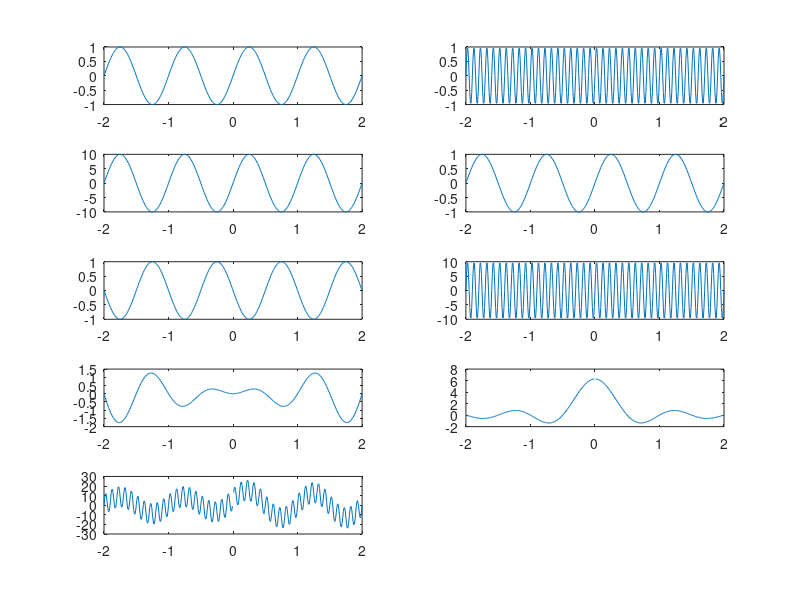
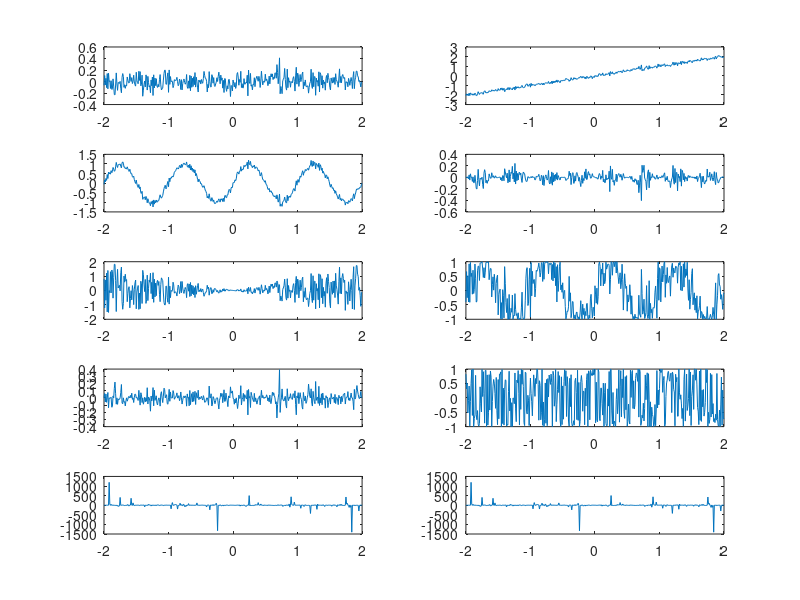
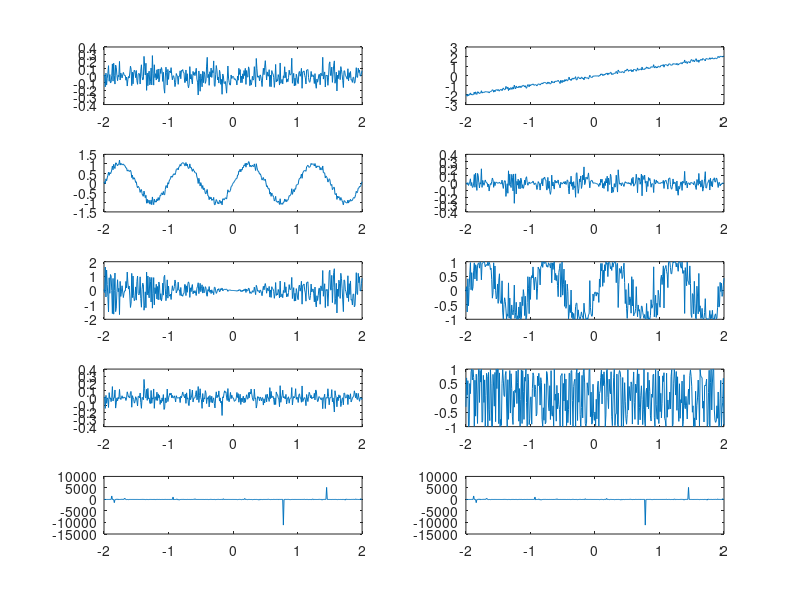
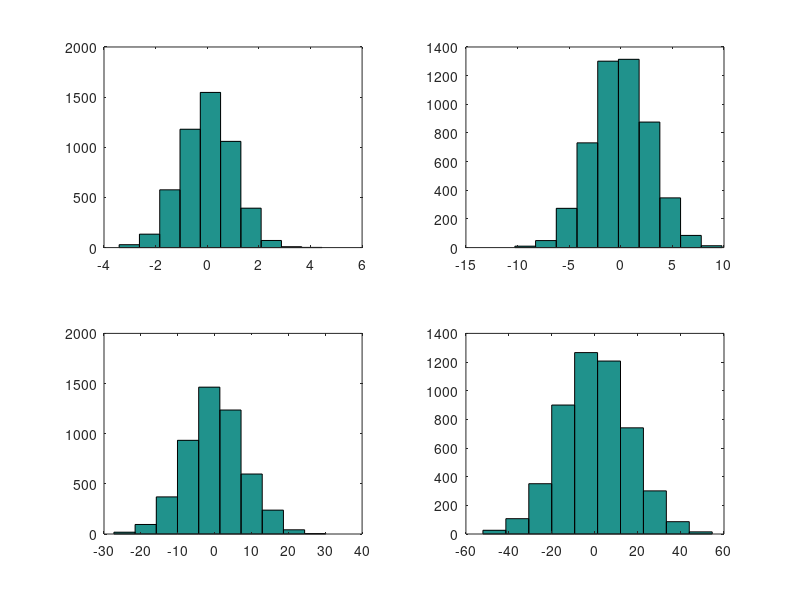

Here is the MATLAB script that generated these plots, in order: (Note: this script raises an error after producing the figures.)
% Problem 1

t = -2:0.01:2;

y1 = sin(2*pi*t);
y2 = sin(2*pi*10*t);
y3 = 10*sin(2*pi*t);
y4 = sin(2*pi*t);
y5 = sin(2*pi*(t-0.5));
y6 = 10*sin(2*pi*10*t);
y7 = t.*sin(2*pi*t);
y8 = sin(2*pi*t)./t;
y9 = y1 + y2 + y3 + y4 + y5 + y6 + y7 + y8;

ys = [y1; y2; y3; y4; y5; y6; y7; y8; y9];

figure;

for n = 1:9
    subplot(5, 2, n)
    plot(t, ys(n, :));
end

% Problem 2

z = randn(1, 401);
z = z.*0.1;

y10 = z;
y11 = z+t;
y12 = z+y1;
y13 = z.*y1;
y14 = t.*sin(2*pi*z);
y15 = sin(2*pi*(t+z));
y16 = z.*y2;
y17 = sin(2*pi*(t+10*z));
y18 = y1./z;
y19 = y11 + y12 + y13 + y14 + y15 + y16 + y17 + y18;

ys2 = [y10; y11; y12; y13; y14; y15; y16; y17; y18; y19];

figure;

for n = 1:10
    subplot(5, 2, n)
    plot(t, ys2(n, :));
end

% Problem 3

z = randn(1, 401);
z = z.*0.1;

y20 = z;
y21 = z+t;
y22 = z+y1;
y23 = z.*y1;
y24 = t.*sin(2*pi*z);
y25 = sin(2*pi*(t+z));
y26 = z.*y2;
y27 = sin(2*pi*(t+10*z));
y28 = y1./z;
y29 = y21 + y22 + y23 + y24 + y25 + y26 + y27 + y28;

ys3 = [y20; y21; y22; y23; y24; y25; y26; y27; y28; y29];

figure;

for n = 1:10
    subplot(5, 2, n)
    plot(t, ys3(n, :));
end

% Problem 4

r1 = randn(1, 5000);
r2 = sqrt(8) .* randn(1, 5000);
r3 = sqrt(64) .* randn(1, 5000);
r4 = sqrt(256) .* randn(1, 5000);

rs1 = [r1; r2; r3; r4];

figure;

for n=1:4
    subplot(2, 2, n)
    hist(rs1(n, :));
end

% Problem 5

r6 = sqrt(1) .* randn(1, 5000) + 10;
r7 = sqrt(4) .* randn(1, 5000) + 20;
r8 = sqrt(1) .* randn(1, 5000) - 10;
r9 = sqrt(4) .* randn(1, 5000) - 20;

rs2 = [r6; r7; r8; r9];

figure;

for n=1:4
    subplot(2, 2, n)
    hist(rs2(n, :));
end

% Problem 6

r11 = 8 .* rand(1, 5000) - 4;
r21 = 40 .* rand(1, 5000) - 20;

figure;

subplot(1, 2, 1);
hist(r11);

subplot(1, 2, 2);
hist(r21);

% Problem 7

z = 9 + 6i;
[theta, r] = cart2pol(real(z), imag(z));

[x, y] = pol2cart(theta, r);

% Problem 8

load mysignal.mat

figure;

subplot(2, 2, 1)
plot(t, x)
xlabel('time')
ylabel('signal');

y = fft(x);
n = length(x);

f = (0:n-1)*(fs/n); % 0:fs/n:fs
subplot(2, 2, 2)
plot(f,abs(y)/n)
xlabel('Frequency')
ylabel('Amplitude');

y0 = fftshift(y);
f0 = (-n/2:n/2-1)*(fs/n);

subplot(2, 2, 3)
plot(f0,abs(y0)/n)
xlabel('Frequency')
ylabel('Amplitude');

tol = 1e-6;
y0(abs(y0) < tol) = 0;
angle0 = angle(y0);

subplot(2, 2, 4)

plot(f0,angle0/pi)
xlabel('Frequency')
ylabel('Phase');

% x = 0.85 + 0.85 * e^(j*+-(2*pi*25*t - 0.5*pi)) + 0.85 * e^(j*+-(2*pi*65*t - 0.5*pi))
% + 0.85 * e^+-(j*(2*pi*120*t - 0.5*pi)) = 1.7 * cos(2*pi*25*t - 0.5*pi) + 
% 1.7 * cos(2*pi*65*t - 0.5*pi) + 1.7 * cos(2*pi*120*t - 0.5*pi)

% Problem 9

A = imread('lena', 'png');
G = double(rgb2gray(A));

avg = mean(G, 'all');
dev = std(G, 0, 'all');

[maxer, maxind]= max(G, [], 'all', 'linear');
[miner, minind]= min(G, [], 'all', 'linear');